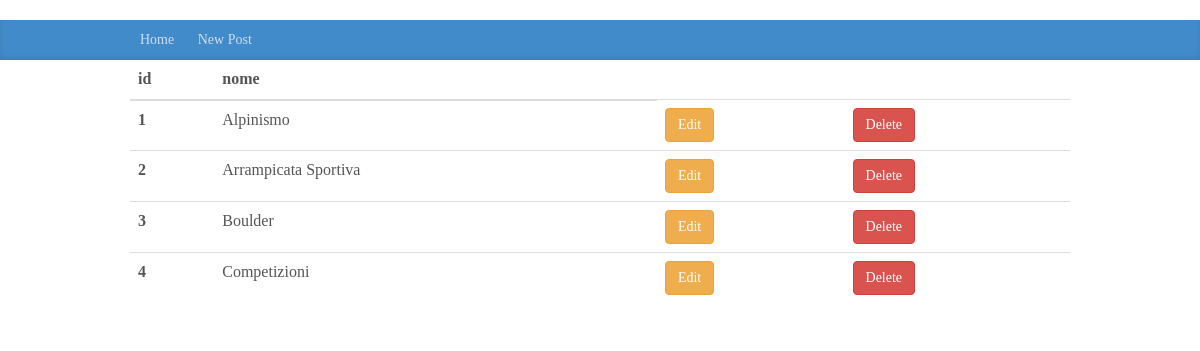
The page /marcosBlog/prova.php on the database its author committed.
### tables this page shows
CREATE TABLE `categories` (
  `id` int(11) NOT NULL,
  `name` varchar(255) NOT NULL
);

### marcosBlog/includes/database.php (called while the page is built, shortened)
<?php
class Database
{
	private $host;
	private $user;
	private $pass;
	private $dbname;
	private $link;
	function __construct($dbname = DB_NAME, $host = DB_HOST, $user = DB_USER, $pass = DB_PASS) {
		$this->host = $host;
		$this->user = $user;
		$this->pass = $pass;
		$this->dbname = $dbname;
	}
  function getLink() {
      return $this->link;
  }
	function connection()	{
		try {
			$this->link = new PDO("mysql:host=".$this->host.";dbname=".$this->dbname,$this->user,$this->pass);
		} catch (Exception $e) {
			echo $e->getMessage();
		}
	}
}
?>

### marcosBlog/prova.php (the view, shortened to what this page needs)
<?php
$query = "SELECT id, name FROM categories";
$results = $DB->getLink()->prepare($query);
$results->execute();
$data = $results->fetchAll();
?>
<div class="container">
  <section>
    <table class="table">
      <thead>
        <tr>
          <th>id</th>
          <th>nome</th>
        </tr>
      </thead>
      <tbody>
          <?php
            foreach ($data as $row) {
              ?>
              <tr>
                <th scope="row"><?= $row['id']?></th>
                <td><?= $row['name']?></td>
                <td><button type="submit" name="edit" class="btn btn-warning">Edit</button></td>
                <td><button type="submit" name="delete" class="btn btn-danger">Delete</button></td>
              </tr>
              <?php
            }
           ?>
      </tbody>
    </table>
  </section>
</div>

### marcosBlog/css/blog.css (style rules this page uses)
body { font-family: Georgia, "Times New Roman", Times, serif; color: #555; }
@media (min-width: 1200px) { .container { width: 970px; } }

### rows shown on the page
categories: id "1", name "Alpinismo"
categories: id "2", name "Arrampicata Sportiva"
categories: id "3", name "Boulder"
categories: id "4", name "Competizioni"
